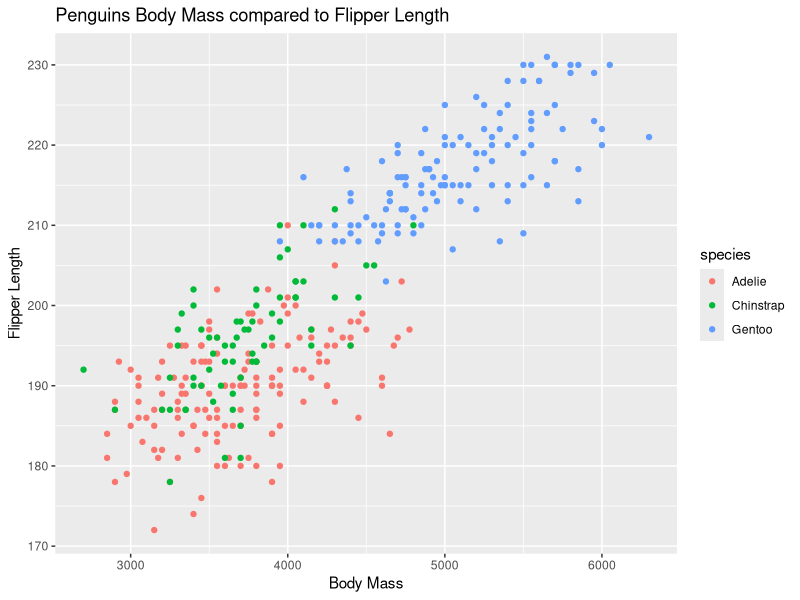

Write the R code that produced this figure.
## ---- chunk 1
#| label: setup
#| message: false
library(tidyverse)
library(palmerpenguins)
## ---- chunk 2
#| label: make-plot 
#| warning: false
penguins |> 
  ggplot(aes(x = body_mass_g, y = flipper_length_mm, color = species)) +
    geom_point() +
    labs(title = "Penguins Body Mass compared to Flipper Length", 
         x = "Body Mass", 
         y = "Flipper Length") 
